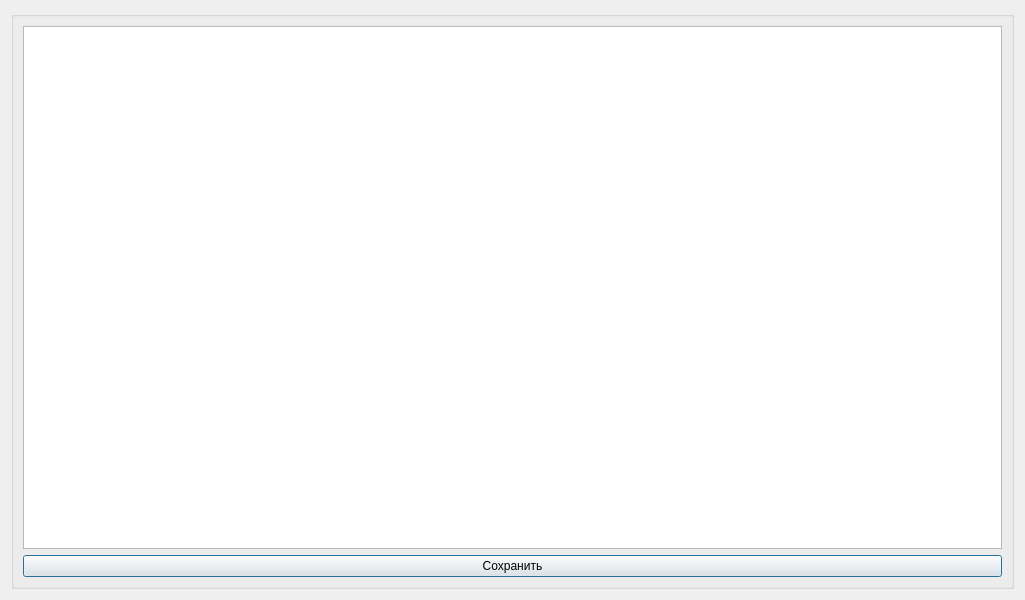
<?xml version="1.0" encoding="UTF-8"?>
<ui version="4.0">
 <class>outDialog</class>
 <widget class="QDialog" name="outDialog">
  <property name="geometry">
   <rect>
    <x>0</x>
    <y>0</y>
    <width>1025</width>
    <height>600</height>
   </rect>
  </property>
  <property name="minimumSize">
   <size>
    <width>500</width>
    <height>300</height>
   </size>
  </property>
  <property name="maximumSize">
   <size>
    <width>5000</width>
    <height>3000</height>
   </size>
  </property>
  <property name="windowTitle">
   <string>Bash скрипт</string>
  </property>
  <layout class="QVBoxLayout" name="verticalLayout_2">
   <item>
    <widget class="QGroupBox" name="groupBox">
     <property name="title">
      <string/>
     </property>
     <layout class="QVBoxLayout" name="verticalLayout">
      <item>
       <widget class="QTextEdit" name="outputTextEdit">
        <property name="readOnly">
         <bool>true</bool>
        </property>
       </widget>
      </item>
      <item>
       <widget class="QPushButton" name="saveButton">
        <property name="text">
         <string>Сохранить</string>
        </property>
       </widget>
      </item>
     </layout>
    </widget>
   </item>
  </layout>
 </widget>
 <resources/>
 <connections/>
</ui>
